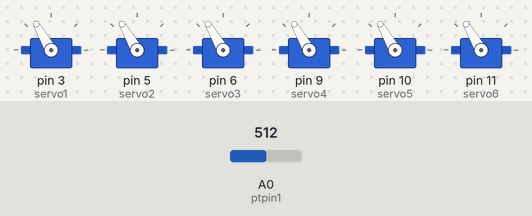
A sketch run on a simulated Arduino Uno, built with avr-gcc and run on an emulated ATmega328P. Shown: 6 × servo. Inputs (shaded band) come from the test bench; at power-on: A0 (ptpin1) = 512.

Above: at 1.2 s.
1.3 s: A0 (ptpin1) set to 716
At 1.8 s:
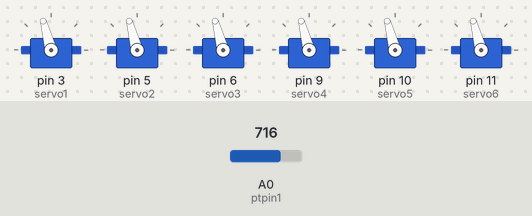
2.8 s: A0 (ptpin1) set to 900
At 4.0 s:
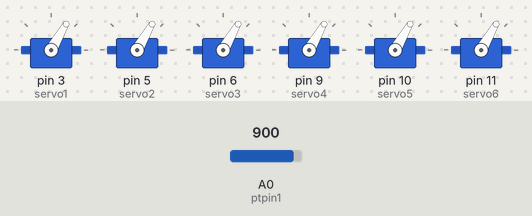
4.3 s: A0 (ptpin1) set to 1023
At 5.3 s:
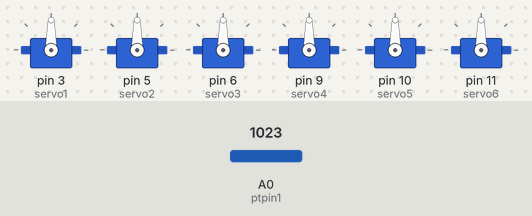
5.8 s: A0 (ptpin1) set to 306
At 6.4 s:
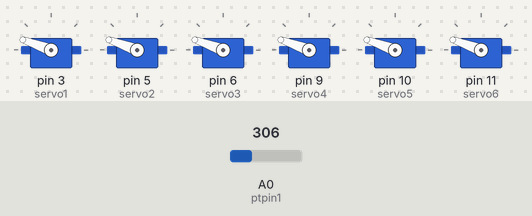
7.3 s: A0 (ptpin1) set to 122
At 7.6 s:
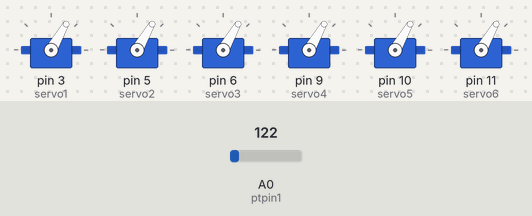
8.8 s: A0 (ptpin1) set to 511
At 9.9 s:
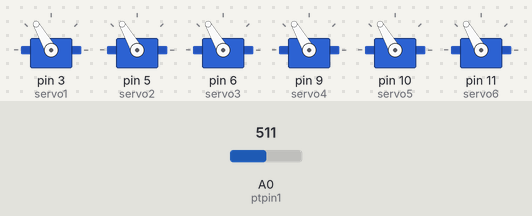
Timing chart, 0 to 11.3 s (numbered marks = the images above; inputs shaded):
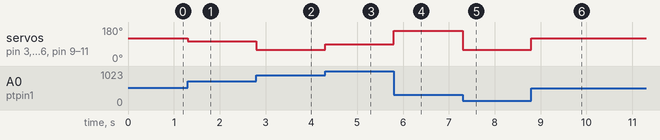

Measured:
- after the input at 1.3 s, servo on pin 3 (servo1), servo on pin 5 (servo2), servo on pin 6 (servo3), servo on pin 9 (servo4), servo on pin 10 (servo5), servo on pin 11 (servo6): 120° → 105° at once
- after the input at 2.8 s, servo on pin 3 (servo1), servo on pin 5 (servo2), servo on pin 6 (servo3), servo on pin 9 (servo4), servo on pin 10 (servo5), servo on pin 11 (servo6): 105° → 60° at once
- after the input at 4.3 s, servo on pin 3 (servo1), servo on pin 5 (servo2), servo on pin 6 (servo3), servo on pin 9 (servo4), servo on pin 10 (servo5), servo on pin 11 (servo6): 60° → 90° at once
- after the input at 5.8 s, servo on pin 3 (servo1), servo on pin 5 (servo2), servo on pin 6 (servo3), servo on pin 9 (servo4), servo on pin 10 (servo5), servo on pin 11 (servo6): 90° → 160° at once
- after the input at 7.3 s, servo on pin 3 (servo1), servo on pin 5 (servo2), servo on pin 6 (servo3), servo on pin 9 (servo4), servo on pin 10 (servo5), servo on pin 11 (servo6): 160° → 60° at once
- after the input at 8.8 s, servo on pin 3 (servo1), servo on pin 5 (servo2), servo on pin 6 (servo3), servo on pin 9 (servo4), servo on pin 10 (servo5), servo on pin 11 (servo6): 60° → 120° at once

The sketch:

six-servo-tow-arm-5movements.ino
```cpp
#include <Servo.h> //include servo library

Servo servo1;  // create servo object to control a servo
Servo servo2;
Servo servo3;
Servo servo4;
Servo servo5;
Servo servo6;

int ptpin1 = 0;  // analog pin used to connect the potentiometer


int lastPotValue;   // declare global variables

void setup() {
  // set pin modes
  servo1.attach(3);  // attaches the servo on pin with a pwm
  servo2.attach(5);
  servo3.attach(6);
  servo4.attach(9);
  servo5.attach(10);
  servo6.attach(11);

  pinMode(ptpin1, INPUT);

}

void loop() {

  int potValue = analogRead(ptpin1) / 204;    // read analog ptpin1 (1024) divide by 204 to give 5 possible cases


  if(potValue != lastPotValue) // != meens not equel
  {

    switch(potValue) // possible cases
    {
      case 0:
          servo1.write(60);   // tell servo to go to position in variable 'pos'
          servo2.write(60);
          servo3.write(60);
          servo4.write(60);
          servo5.write(60);
          servo6.write(60);
           delay(10);
        break;
      case 1:
        servo1.write(160);   // tell servo to go to position in variable 'pos'
          servo2.write(160);
          servo3.write(160);
          servo4.write(160);
          servo5.write(160);
          servo6.write(160);
      delay(10);
        break;
      case 2:
        servo1.write(120);   // tell servo to go to position in variable 'pos'
          servo2.write(120);
          servo3.write(120);
          servo4.write(120);
          servo5.write(120);
          servo6.write(120);
      delay(10);
        break;
      case 3:
        servo1.write(105);   // tell servo to go to position in variable 'pos'
          servo2.write(105);
          servo3.write(105);
          servo4.write(105);
          servo5.write(105);
          servo6.write(105);
      delay(10);
        break;
      case 4:
        servo1.write(60);   // tell servo to go to position in variable 'pos'
          servo2.write(60);
          servo3.write(60);
          servo4.write(60);
          servo5.write(60);
          servo6.write(60);
      delay(10);
        break;
      default:
        servo1.write(90);   // tell servo to go to position in variable 'pos'
          servo2.write(90);
          servo3.write(90);
          servo4.write(90);
          servo5.write(90);
          servo6.write(90);
      delay(10);
        break;
    }
    lastPotValue = potValue;
  }
}
```
